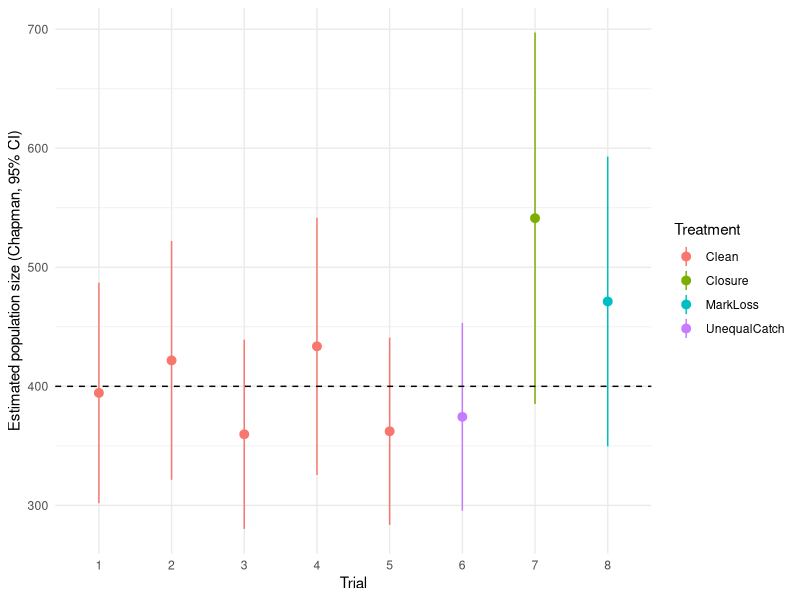

The R source for this figure:
# ============================================================================
# ENV 226 Lab - Mark-recapture
#
# Estimates population size from marked and recaptured counts.
#
#     Trial      a number or label for each round
#     Treatment  Clean, UnequalCatch, Closure, MarkLoss, or Field
#     n1         how many you marked and released
#     n2         how many you caught the second time
#     m2         how many of the second catch were already marked
#     TrueN      the real population size - only for the bag. Leave BLANK
#                for field data. Nobody knows the true N of a real population,
#                which is the entire reason this method exists.
#
# Expected output for the example datasheet shipped with the manual
# (true N = 400 for the Clean trials):
#     Clean Chapman estimates run 360 - 434, mean 394, and all five
#     confidence intervals contain 400.
#     UnequalCatch  374  (true 500) - too LOW, as predicted
#     Closure       541  (true 400) - too HIGH, as predicted
#     MarkLoss      471  (true 400) - too HIGH, as predicted
# ============================================================================

library(tidyverse)

# ---- 1. Read your data -----------------------------------------------------
# Session > Set Working Directory > To Source File Location

if (!file.exists("mark_recapture_datasheet.csv")) {
  stop("Can't find mark_recapture_datasheet.csv in this folder.\n",
       "  1. Session > Set Working Directory > To Source File Location\n",
       "  2. Check the filename matches exactly",
       call. = FALSE)
}

data <- read.csv("mark_recapture_datasheet.csv")
data <- data %>% filter(!is.na(m2))

if (nrow(data) == 0) {
  stop("No data to analyse - the m2 column is empty. Fill in your counts first.",
       call. = FALSE)
}

str(data)

# ---- 2. A sanity check you should never skip -------------------------------
# You cannot recapture more marked animals than you marked, and you cannot
# recapture more than you caught. If this stops you, it is a recording error,
# not a biological result.

bad <- data %>% filter(m2 > n1 | m2 > n2)
if (nrow(bad) > 0) {
  print(bad)
  stop("The rows above are impossible: m2 cannot exceed n1 or n2.", call. = FALSE)
}

if (any(data$m2 == 0)) {
  message("NOTE: at least one trial has m2 = 0. Lincoln-Petersen will return Inf ",
          "for those rows. That is the method telling you a sample with no ",
          "recaptures carries no information about population size.")
}

# ---- 3. The two estimators -------------------------------------------------
#   Lincoln-Petersen   N = (n1 * n2) / m2
#   Chapman            N = ((n1+1)(n2+1) / (m2+1)) - 1     <- report this one
#
# Chapman is less biased with small samples and does not blow up when m2 = 0.

data <- data %>%
  mutate(
    N_petersen = n1 * n2 / m2,
    N_chapman  = ((n1 + 1) * (n2 + 1) / (m2 + 1)) - 1,

    # Seber's variance for the Chapman estimator.
    # Notice m2 appears in every term - small m2, huge interval.
    var_chapman = ((n1 + 1) * (n2 + 1) * (n1 - m2) * (n2 - m2)) /
                  (((m2 + 1)^2) * (m2 + 2)),
    se_chapman  = sqrt(var_chapman),
    lower_95    = N_chapman - 1.96 * se_chapman,
    upper_95    = N_chapman + 1.96 * se_chapman
  )

data %>%
  select(Trial, Treatment, n1, n2, m2, N_petersen, N_chapman, lower_95, upper_95) %>%
  mutate(across(where(is.numeric), ~ round(.x, 1))) %>%
  print()


# ---- 4. How much did five identical trials disagree? -----------------------
# Same bag, same method, same true N. This spread is what a SINGLE estimate
# is hiding from you.

clean <- data %>% filter(Treatment == "Clean")

if (nrow(clean) > 0) {
  cat("\n--- Clean trials ---\n")
  cat("n trials:      ", nrow(clean), "\n")
  cat("mean estimate: ", round(mean(clean$N_chapman), 1), "\n")
  cat("range:         ", round(min(clean$N_chapman), 1), "to",
                         round(max(clean$N_chapman), 1), "\n")
  if (!all(is.na(clean$TrueN))) {
    truth <- unique(clean$TrueN[!is.na(clean$TrueN)])[1]
    cat("true N:        ", truth, "\n")
    covered <- sum(clean$lower_95 <= truth & clean$upper_95 >= truth)
    cat("CIs containing the true value:", covered, "of", nrow(clean), "\n")
  }
}


# ---- 5. Plot the estimates against the truth -------------------------------

truth <- if (all(is.na(data$TrueN))) NA else unique(data$TrueN[!is.na(data$TrueN)])[1]

p <- ggplot(data, aes(x = factor(Trial), y = N_chapman, colour = Treatment)) +
  geom_pointrange(aes(ymin = lower_95, ymax = upper_95)) +
  xlab("Trial") +
  ylab("Estimated population size (Chapman, 95% CI)") +
  theme_minimal()

if (!is.na(truth)) {
  p <- p + geom_hline(yintercept = truth, linetype = "dashed")
}
print(p)

# No title on the plot - the title belongs in your figure legend.


# ---- 6. Did the broken assumptions move the estimate as predicted? ---------
# Compare each broken trial against the SPREAD of the clean trials, not
# against a single clean trial.

if (nrow(clean) > 0) {
  cat("\n--- Broken-assumption trials vs the clean range ---\n")
  cat("Clean range:", round(min(clean$N_chapman)), "to",
                      round(max(clean$N_chapman)), "\n\n")
  broken <- data %>% filter(Treatment != "Clean")
  for (i in seq_len(nrow(broken))) {
    r <- broken[i, ]
    where <- if (r$N_chapman > max(clean$N_chapman)) "ABOVE the clean range"
             else if (r$N_chapman < min(clean$N_chapman)) "BELOW the clean range"
             else "inside the clean range"
    cat(sprintf("%-14s estimate %6.1f  (true %s) - %s\n",
                r$Treatment, r$N_chapman,
                ifelse(is.na(r$TrueN), "unknown", r$TrueN), where))
  }
  cat("\nA trial landing INSIDE the clean range does not mean the assumption\n",
      "did not matter. Bias and precision are different things: one noisy\n",
      "trial often cannot detect a bias that would still be there every time\n",
      "you ran the study. That is why you ran five clean trials.\n", sep = "")
}
